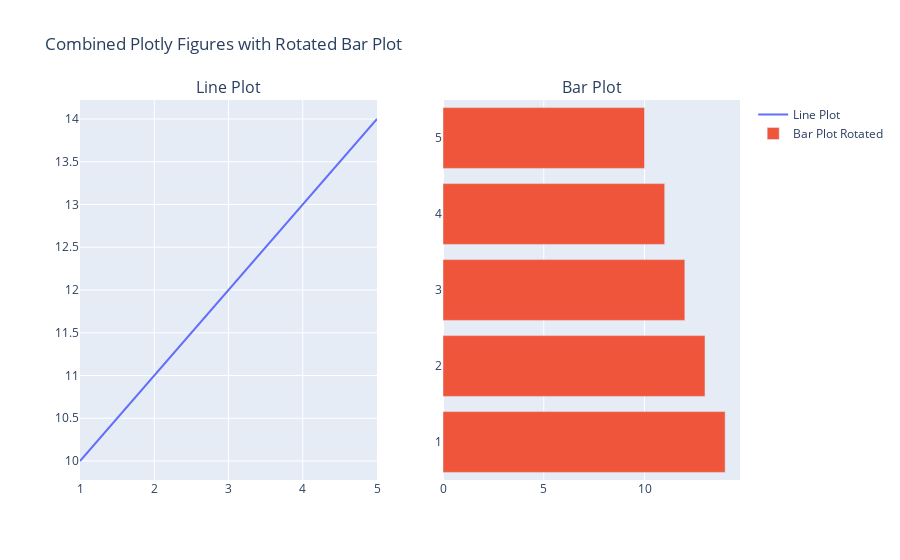

Source (notebook cell):
### Code cell
import plotly.graph_objects as go
from plotly.subplots import make_subplots

# Create sample data
x1 = [1, 2, 3, 4, 5]
y1 = [10, 11, 12, 13, 14]
x2 = [1, 2, 3, 4, 5]
y2 = [14, 13, 12, 11, 10]

# Create two figures
fig1 = go.Figure(data=[go.Scatter(x=x1, y=y1, mode='lines', name='Line Plot')])
fig2 = go.Figure(data=[go.Bar(x=x2, y=y2, name='Bar Plot', orientation='h')])

# Create a subplot layout
fig = make_subplots(rows=1, cols=2, subplot_titles=("Line Plot", "Bar Plot"))

# Add the line plot to the first subplot
fig.add_trace(fig1.data[0], row=1, col=1)

# Add the bar plot to the second subplot with rotation
fig.add_trace(go.Bar(
    x=y2,  # Use y2 data for x-axis
    y=x2,  # Use x2 data for y-axis
    name='Bar Plot Rotated',
    orientation='h'
), row=1, col=2)

# Rotate the second subplot by 90 degrees

# Update layout
fig.update_layout(title_text="Combined Plotly Figures with Rotated Bar Plot")

# Show figure
fig.show()

### Figure 1 — Plotly figure (JSON) as saved in the notebook; plotly's stock layout.template omitted (floating-point values rounded to 4 significant figures)
{"data": [{"mode": "lines", "name": "Line Plot", "type": "scatter", "x": [1, 2, 3, 4, 5], "xaxis": "x", "y": [10, 11, 12, 13, 14], "yaxis": "y"}, {"name": "Bar Plot Rotated", "orientation": "h", "type": "bar", "x": [14, 13, 12, 11, 10], "xaxis": "x2", "y": [1, 2, 3, 4, 5], "yaxis": "y2"}], "layout": {"annotations": [{"font": {"size": 16}, "showarrow": false, "text": "Line Plot", "x": 0.225, "xanchor": "center", "xref": "paper", "y": 1, "yanchor": "bottom", "yref": "paper"}, {"font": {"size": 16}, "showarrow": false, "text": "Bar Plot", "x": 0.775, "xanchor": "center", "xref": "paper", "y": 1, "yanchor": "bottom", "yref": "paper"}], "title": {"text": "Combined Plotly Figures with Rotated Bar Plot"}, "xaxis": {"anchor": "y", "domain": [0, 0.45]}, "xaxis2": {"anchor": "y2", "domain": [0.55, 1]}, "yaxis": {"anchor": "x", "domain": [0, 1]}, "yaxis2": {"anchor": "x2", "domain": [0, 1]}}}
